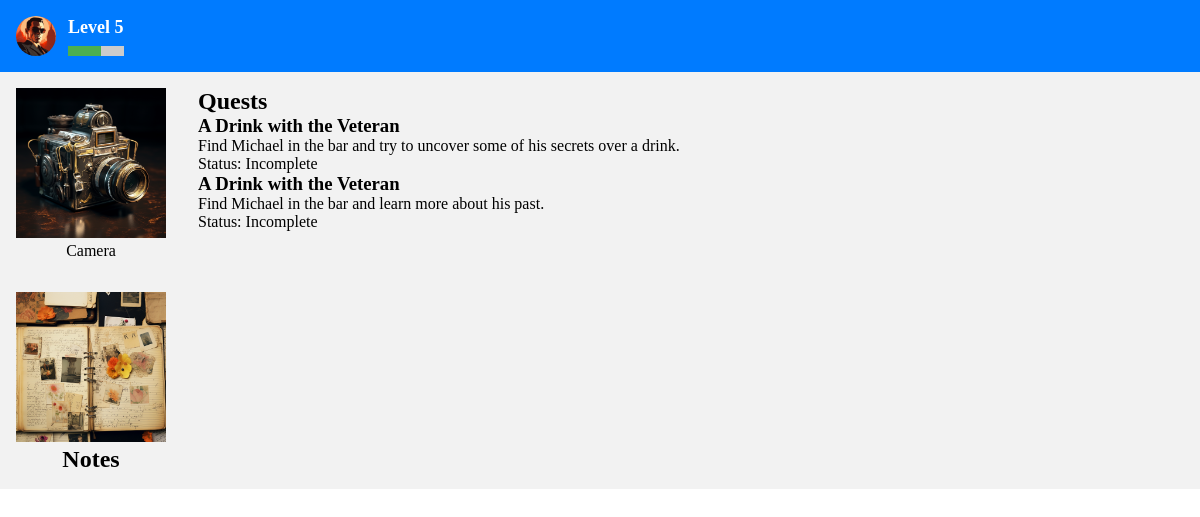
/user, run on an earlier commit of the app's database.
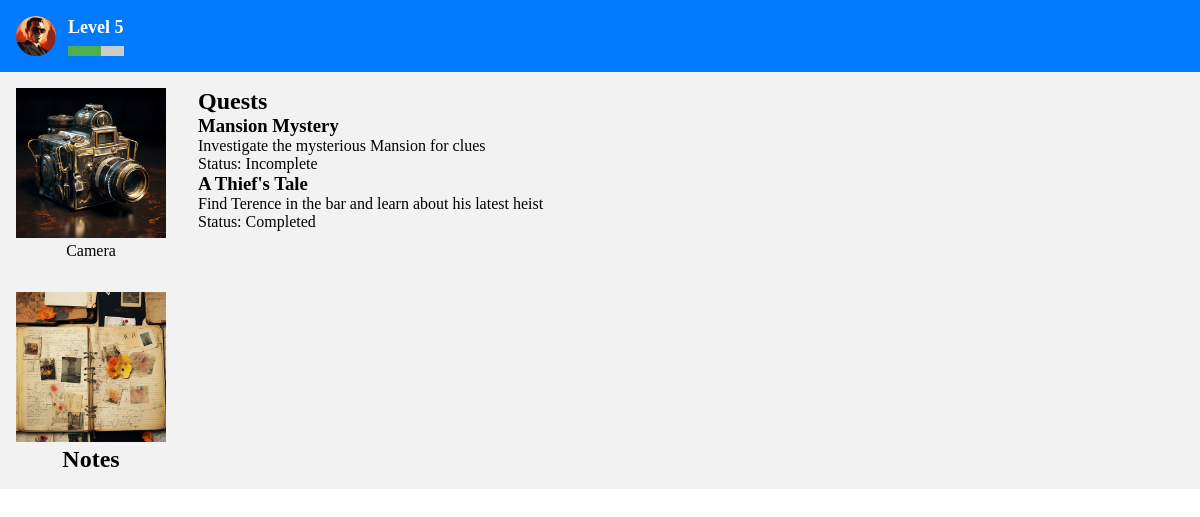
And on a later commit of the database.
### base/models.py (models this page shows, shortened)
class Quest(models.Model):
    name = models.CharField(max_length=100)
    description = models.TextField()
    location = models.ForeignKey(Location, on_delete=models.CASCADE, null=True, blank=True)
    character = models.ForeignKey(Character, on_delete=models.CASCADE, null=True, blank=True)
    xp = models.IntegerField()
    completed = models.BooleanField(default=False)

### base/views.py (the view)
# urls.py: path('user', views.user, name='user'),
def user(request):
    quests = Quest.objects.all()
    context = {'quests': quests}
    return render(request, 'base/user.html', context)

### base/templates/base/user.html (shortened to what this page needs)
<!DOCTYPE html>
<html lang="en">
{% load static %}
<head>
    <link rel="stylesheet" href="{% static 'styles/user_screen.css' %}">
</head>
<body>
    <div class="container">
        <div class="banner">
            <img class="profile-picture" src="{% static 'images/spy.png' %}" alt="Profile Picture">
            <div>
                <div class="user-level">Level 5</div>
                <div class="progress-container">
                    <div class="progress-bar"></div>
                </div>
            </div>
        </div>
        <div class="main-content">
            <div class="lhs-container">
                <div class="box1">
                    <img src="{% static 'images/camera.png' %}" alt="Camera">
                    <p>Camera</p>
                </div>
                <div class="box3">
                    <img src="{% static 'images/journal.png' %}" alt="Notes">
                    <h2>Notes</h2>
                </div>
            </div>
                <div class="box2">
                    <h2>Quests</h2>
                    {% for quest in quests %}
                    <div class="quest">
                        <h3>{{ quest.name }}</h3>
                        <p>{{ quest.description }}</p>
                        {% if quest.completed %}
                        <p>Status: Completed</p>
                        {% else %}
                        <p>Status: Incomplete</p>
                        {% endif %}
                    </div>
                    {% endfor %}
                </div>
        </div>
        </div>
</body>
</html>

### static/styles/user_screen.css (style rules this page uses)
* { margin: 0; padding: 0; box-sizing: border-box; }
.container { display: flex; flex-direction: column; }
.banner { display: flex; align-items: center; padding: 16px; background-color: #007bff; color: #fff; }
.profile-picture { width: 40px; height: 40px; border-radius: 50%; margin-right: 12px; }
.user-level { font-size: 18px; font-weight: bold; }
.progress-container { width: 100%; background-color: #ccc; height: 10px; margin-top: 8px; }
.progress-bar { height: 100%; background-color: #4caf50; width: 60%; }
.main-content { display: flex; flex-direction: row; align-items: top; }
.lhs-container { display: flex; flex-direction: column; }
.box1 { flex: 1; padding: 16px; background-color: #f2f2f2; text-align: center; }
.box2 { flex: 1; padding: 16px; background-color: #f2f2f2; }
.box1 img, .box3 img { width: 150px; height: 150px; }
.box3 { flex: 1; padding: 16px; background-color: #f2f2f2; text-align: center; }

What changed in the data, as far as the page shows it:
removed Quest: name "A Drink with the Veteran", description "Find Michael in the bar and try to uncover some of his secrets over a drink.", completed "Status: Incomplete"
removed Quest: name "A Drink with the Veteran", description "Find Michael in the bar and learn more about his past.", completed "Status: Incomplete"
added Quest: name "Mansion Mystery", description "Investigate the mysterious Mansion for clues", completed "Status: Incomplete"
added Quest: name "A Thief's Tale", description "Find Terence in the bar and learn about his latest heist", completed "Status: Completed"
